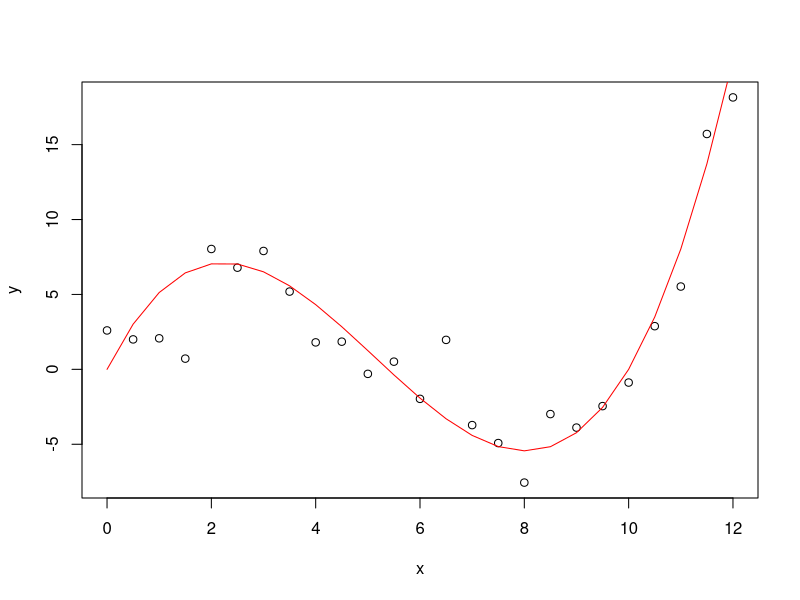
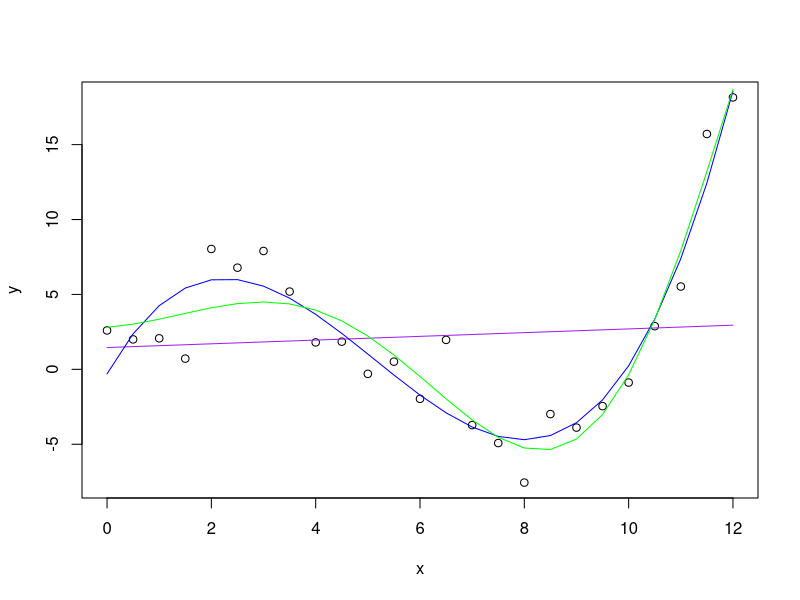

The R script that drew these images, in order: (Note: this script raises an error after producing the figures.)
library(dplyr)
library(tidyr)
set.seed(12604)

# This part of the lab will illustrate a problem with over-fitting
# models: over-fit models tend to perform worse on novel data.

# To illustrate, let's take a look at a simple statistical model.

# I'm going to start by defining a function that takes an
# observation, x, and generates data y.
# The data follow a cubic polynomial function (i.e., a curvy line.)

data.generating.process <- function(x) {
  b.0 <- 0
  b.1 <- 7
  b.2 <- -2
  b.3 <- 0.13
  y <- b.0 + b.1*x + b.2*x^2 + b.3*x^3
  return(y)
}

# Now I'll create a set of values, x, and use the
# data generating process with some random noise
# to create a simulated data set.

simulated.data <- data.frame(x = seq(0,12,0.5)) %>%
  mutate(y = data.generating.process(x) + rnorm(n(), 0, 3))

# Let's generate a plot of the data.

plot(y ~ x, data=simulated.data)

# We can add the true data generating process (minus noise)
# to this plot to visualize the how the noise affected
# the data

simulated.data <- simulated.data %>%
  mutate(y.true = data.generating.process(x))

points(y.true ~ x, data=simulated.data, col="red", type="l")

# This fit looks pretty good, but that's because we're generating
# the data from this exact model! 

## PREDICTION FUNCTIONS ########

# Let's start by generalizing what I've done above to a few different models.
# We want to be able to pass in a set of parameters and some data, and get
# the model's predictions back.

# Create prediction functions for the 1-degree model, 3-degree model, 
# and 7-degree model.

model.1.prediction <- function(params, x){
  return(params[1] + params[2]*x)
}

model.3.prediction <- function(params, x){
  return(params[1] + params[2]*x + params[3]*x^2 + params[4]*x^3)
}

model.7.prediction <- function(params, x){
  return(params[1] + params[3]*x + params[3]*x^2 + params[4]*x^3 + params[5]*x^4 + params[6]*x^5 + params[7]*x^6 + params[8]*x^7)
}


## LIKELIHOOD FUNCTIONS #######

# We need to define the likelihood for these models. We'll imagine that the
# data are generated by sampling from a normal distribution with the mean 
# centered at the line predicted by the polynomial function. 

model.1.discrepancy <- function(params, data){
  log.likelihood <- data %>%
    mutate(y.pred = model.1.prediction(params, x)) %>%
    mutate(log.p = dnorm(y, mean=y.pred, sd=3, log = TRUE)) %>%
    pull(log.p) %>%
    sum()
  
  return(-log.likelihood)
}

model.3.discrepancy <- function(params, data){
  log.likelihood <- data %>%
    mutate(y.pred = model.3.prediction(params, x)) %>%
    mutate(log.p = dnorm(y, mean=y.pred, sd=3, log = TRUE)) %>%
    pull(log.p) %>%
    sum()
  
  return(-log.likelihood)
}

model.7.discrepancy <- function(params, data){
  log.likelihood <- data %>%
    mutate(y.pred = model.7.prediction(params, x)) %>%
    mutate(log.p = dnorm(y, mean=y.pred, sd=3, log = TRUE)) %>%
    pull(log.p) %>%
    sum()
  
  return(-log.likelihood)
}


## FITTING THE MODELS ######

# first, just plot the data

plot(y ~ x, data = simulated.data)

# fill in the code to run the MLE

model.1.result <- optim(model.1.discrepancy, par=c(0,0), data=simulated.data)

simulated.data <- simulated.data %>%
  mutate(y.pred.1 = model.1.prediction(model.1.result$par, x))

points(y.pred.1 ~ x, data=simulated.data, type="l", col="purple")



model.3.result <- optim(model.3.discrepancy, par=c(0,0,0,0), data=simulated.data, control = list(maxit=2000))

simulated.data <- simulated.data %>%
  mutate(y.pred.3 = model.3.prediction(model.3.result$par, x))

points(y.pred.3 ~ x, data=simulated.data, type="l", col="blue")


model.7.result <- optim(model.7.discrepancy, par=c(0,0,0,0,0,0,0,0), data=simulated.data, control = list(maxit=2000))

simulated.data <- simulated.data %>%
  mutate(y.pred.7 = model.7.prediction(model.7.result$par, x))

points(y.pred.7 ~ x, data=simulated.data, type="l", col="green")


## LIKELIHOOD RATIO TEST ####

# What's the deviance (-2lnL) for model 1 and model 3?

model.1.deviance <- 2*model.1.result$value
model.3.deviance <- 2*model.3.result$value

# formula for LR test statistic is -2lnL(specific) - -2lnL(general)
# specific = fewer parameters
# general = more parameters

test.statistic <- model.1.deviance - model.3.deviance

# then we estimate how unlikely it would be to observe a value equal
# to or greater than this test statistic in a chi-sq distribution with
# K degrees of freedom, where K = number of additional parameters
# in the general model.

K <- 2
1 - pchisq(test.statistic, K)

# What's the deviance (-2lnL) for model 3 and model 7?

model.7.deviance <- 2*model.7.result$value

# formula for LR test statistic is -2lnL(specific) - -2lnL(general)
# specific = fewer parameters
# general = more parameters

test.statistic <- model.3.deviance - model.7.deviance

# then we estimate how unlikely it would be to observe a value equal
# to or greater than this test statistic in a chi-sq distribution with
# K degrees of freedom, where K = number of additional parameters
# in the general model.

K <- 4
1 - pchisq(test.statistic, K)

## AIC / BIC #######

# AIC and BIC are information criteria -- heuristics for comparing
# models based on weighting the fit vs. the complexity of the models

# AIC is derived from an information theoretic perspective
# BIC is derived from a Bayesian perspective. 

# They are both commonly used as metrics.

# AIC 

# To calculate the AIC of a model, we use
# AIC <- -2ln(L) + 2K
# where K is the number of parameters in the model

# Calculate the AIC for all three models here:

model.1.AIC <- model.1.deviance + 2*2
model.3.AIC <- model.3.deviance + 2*4
model.7.AIC <- model.7.deviance + 2*8


# For AIC, a smaller AIC is preferable to a large AIC. 
# Differences in AIC of >10 are thought to be relatively decisive.
# Which model is preferred here?

model.1.AIC
model.3.AIC
model.7.AIC


# BIC

# To calculate the BIC of a model, we use
# BIC <- k*ln(N) - 2ln(L)
# where K is number of parameters in the model
# and N is the number of samples being fit by the model

model.1.BIC <- model.1.deviance + 2*log(nrow(Rsimulated.data))
model.3.BIC <- model.3.deviance + 4*log(nrow(simulated.data))
model.7.BIC <- model.7.deviance + 8*log(nrow(simulated.data))

model.1.BIC
model.3.BIC
model.7.BIC

# For BIC we also prefer smaller values, and difference >10 are thought
# to be relatively decisive as well.
# Which model is preferred here?




